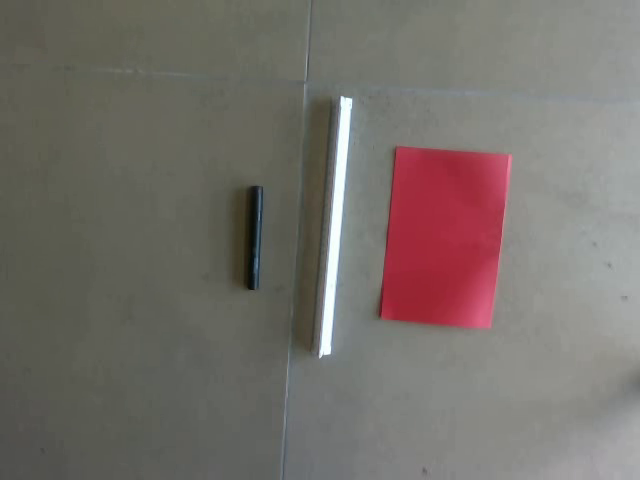
#> input picture frame 47 of Asignación Umbralización/2.mp4, 640 x 480 px, given in place of 2_codigo_amarillol.mp4, which was not available
$ python video_codigo_barras.py
#> lines starting #> are read from the running program, lines starting #| are printed output that depends on the picture; after the words box and inside, x2 and y2 are one past the last pixel; in counts of white or black regions, pixels touching at a corner belong together; pictures that were not available may be replaced by others from this repository, and a replacement may not be noted
import cv2 as cv
import numpy as np
from skimage.filters import threshold_multiotsu

video= cv.VideoCapture('videos/videos renombrar/2_codigo_amarillol.mp4')
frame_speed=33
ksize=(9,9)
while video.isOpened():
    ret, frame= video.read()
#> frame is the input picture: shape (480, 640, 3); mean B, G, R 106.1, 111.2, 117.5
    if ret:
        cv.imshow("Video", frame)
        frame_gris=cv.cvtColor(frame, cv.COLOR_BGR2GRAY)
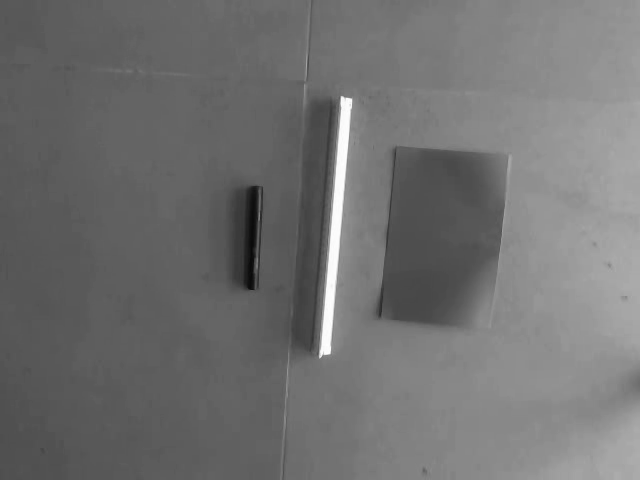
#> frame_gris: shape (480, 640); min 9, max 254, mean 112.5

        #cv.imshow("Video Gris", frame_gris)
        #detectando cuadro blanco en el espacio frame_gris[200:500, 100:900]
        img_cortada= frame_gris[220:450, 100:900]
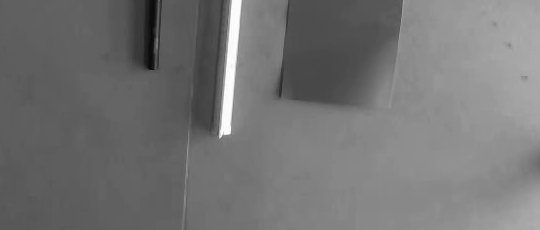
#> img_cortada: shape (230, 540); min 9, max 254, mean 115.6
        #cv.imshow("Imagen Cortada", img_cortada)
        #umbralización para detectar el código de barras
        img_umbralizada= threshold_multiotsu(img_cortada, classes=4)
#> img_umbralizada = [107, 138, 197]
        labels= np.digitize(img_cortada, bins=img_umbralizada)
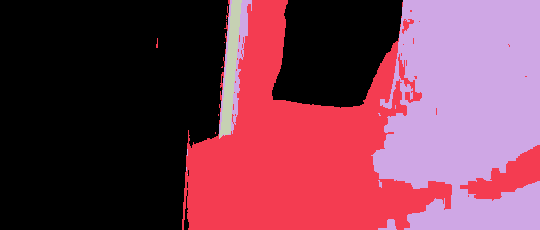
#> labels: shape (230, 540) int64; 4 distinct labels, from 0 to 3; one colour per label, 0 black
        cv.imshow("Imagen Umbralizada", labels.astype(np.uint8)*85)
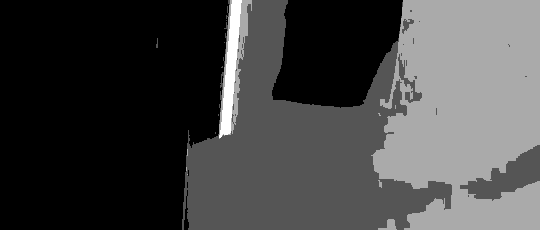
#> window 'Imagen Umbralizada': shape (230, 540); min 0, max 255, mean 67.6
        #unicamente capa de codigos de barras de multiotsu
        mascara_codigos= np.zeros(frame.shape[:2], dtype=np.uint8)

        #mascara_codigos[220:450, 100:900][ (labels == 1)] = 255
        mascara_codigos[220:450, 100:900][ (labels == 3)] = 255

        cv.imshow("Mascara Codigos", mascara_codigos)
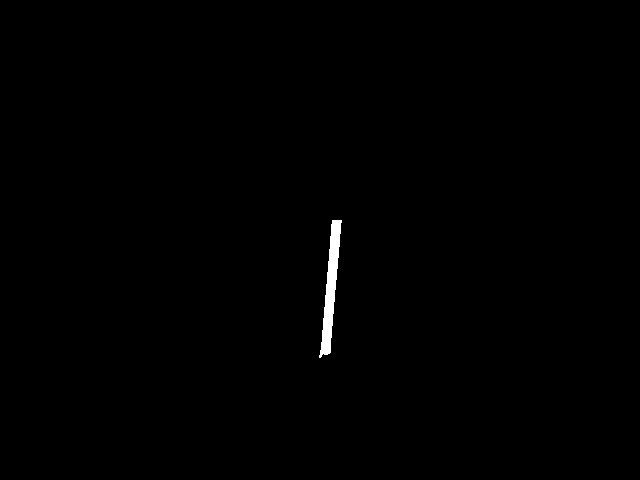
#> window 'Mascara Codigos': shape (480, 640); 0.43% white; 1 white region, box (x1, y1, x2, y2) and area: (319, 220, 342, 358) 1321
        mascara_temp_amarillo= np.zeros(frame.shape[:2], dtype=np.uint8)
        mascara_temp_amarillo[220:450, 100:900][ (labels == 2)] = 255
        #removiendo areas pequeñas de la mascara de amarillo
        mascara_temp_amarillo= cv.erode(mascara_temp_amarillo, np.ones((3,3), np.uint8), iterations=3)
        mascara_temp_amarillo = cv.dilate(mascara_temp_amarillo, np.ones((3,3), np.uint8), iterations=3)
        cv.imshow("Mascara Amarillo", mascara_temp_amarillo)
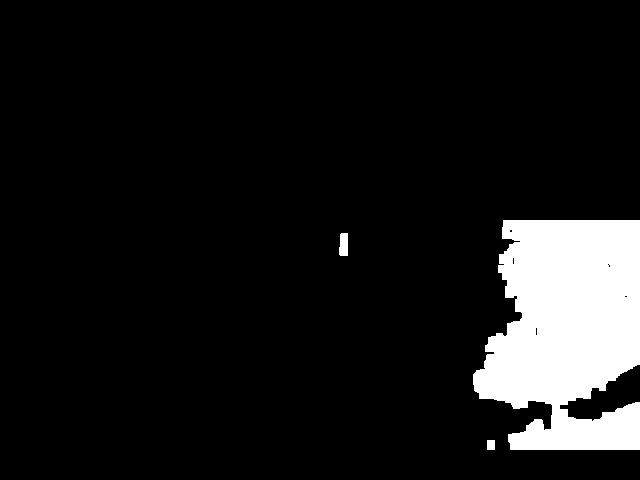
#> window 'Mascara Amarillo': shape (480, 640); 9.6% white; 3 white regions, box (x1, y1, x2, y2) and area: (473, 220, 640, 450) 29198, (339, 233, 348, 256) 191, (487, 440, 495, 450) 80
        #mascara_final= cv.bitwise_xor(mascara_codigos, mascara_temp_amarillo)
        #cv.imshow("Mascara Final", mascara_final)
        #blur en codigo de barras
        img_blur = cv.blur(mascara_codigos, ksize, cv.BORDER_DEFAULT)
        kernel= np.ones(ksize, np.float32)/(ksize[0]*ksize[1])
        img_blur = cv.filter2D(img_blur, -1, kernel)
        img_blur = cv.GaussianBlur(img_blur, ksize, 0)
        #cv.imshow("Imagen Blur", img_blur)
        frame_blur = cv.blur(frame, ksize, cv.BORDER_DEFAULT)
        frame_blur = cv.filter2D(frame_blur, -1, kernel)

        final= frame.copy()
        final[220:450, 100:900]=cv.bitwise_and(frame[220:450, 100:900], frame_blur[220:450, 100:900], mask=cv.bitwise_or(mascara_codigos[220:450, 100:900], mascara_temp_amarillo[220:450, 100:900]))
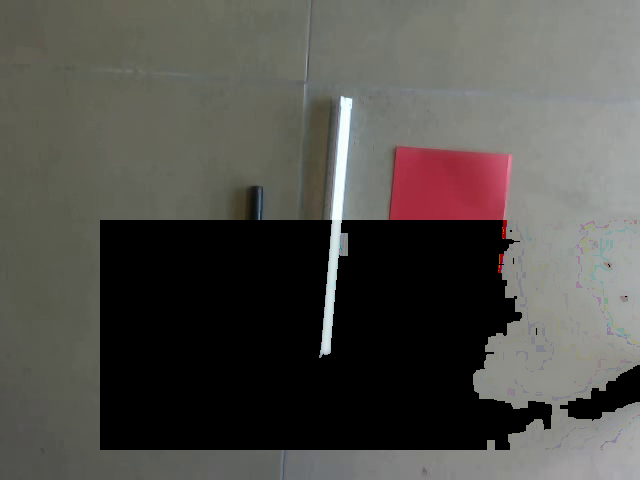
#> final: shape (480, 640, 3); mean B, G, R 76.4, 80.6, 82.8
        cv.imshow("Final", final)
        # [17 lines of commented-out code are left out]


    if not ret:
        break
    if cv.waitKey(1) & 0xFF == ord('q'):
#> (key q is pressed here)
        break

video.release()
cv.destroyAllWindows()

$ run again, starting later in the video
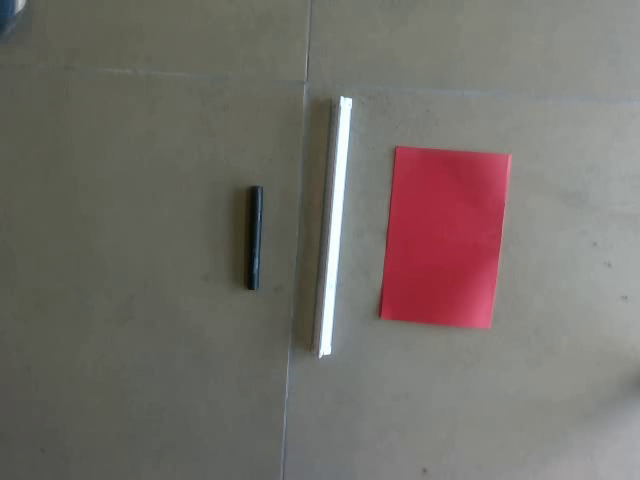
#> input picture frame 215 of Asignación Umbralización/2.mp4, 640 x 480 px, given in place of 2_codigo_amarillol.mp4, which was not available
#> frame is the input picture: shape (480, 640, 3); mean B, G, R 105.3, 110.2, 116.3
#> img_umbralizada = [108, 139, 198]
#> labels: shape (230, 540) int64; 4 distinct labels, from 0 to 3
#> `cv.imshow("Mascara Amarillo", mascara_temp_amarillo)`:
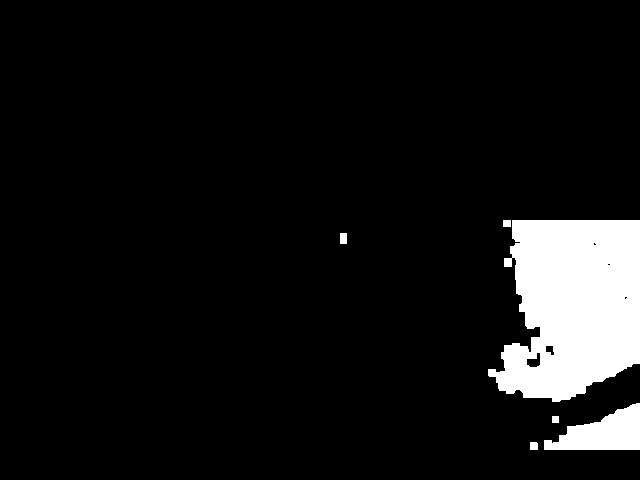
#> window 'Mascara Amarillo': shape (480, 640); 7.8% white; 6 white regions, box (x1, y1, x2, y2) and area: (488, 220, 640, 402) 21088, (544, 403, 640, 450) 2696, (340, 233, 347, 244) 77, (530, 442, 538, 450) 63, (503, 220, 511, 227) 56, (552, 416, 559, 423) 49
#> `final[220:450, 100:900]=cv.bitwise_and(frame[220:450, 100:900], frame_..`:
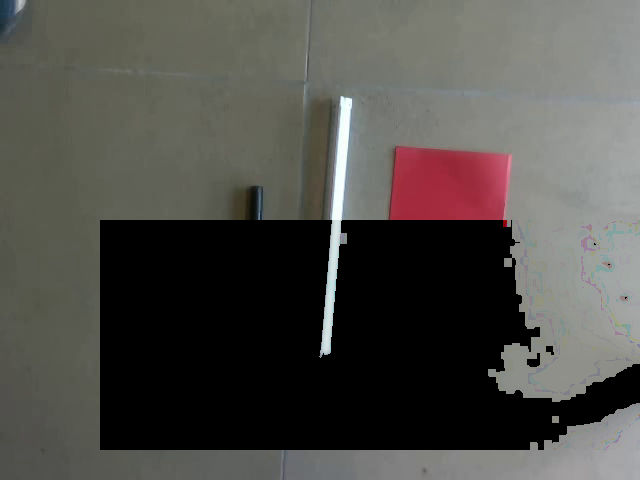
#> final: shape (480, 640, 3); mean B, G, R 73.5, 77.5, 79.5

$ run again, starting later in the video
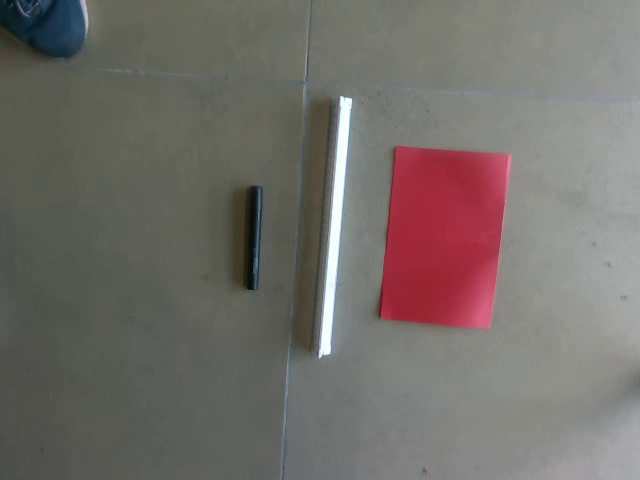
#> input picture frame 382 of Asignación Umbralización/2.mp4, 640 x 480 px, given in place of 2_codigo_amarillol.mp4, which was not available
#> frame is the input picture: shape (480, 640, 3); mean B, G, R 105.4, 109.5, 115
#> img_umbralizada = [104, 134, 195]
#> labels: shape (230, 540) int64; 4 distinct labels, from 0 to 3
#> `cv.imshow("Mascara Amarillo", mascara_temp_amarillo)`:
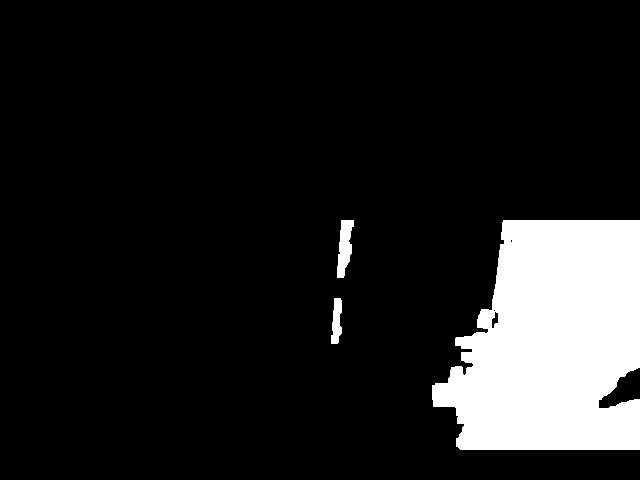
#> window 'Mascara Amarillo': shape (480, 640); 12.5% white; 3 white regions, box (x1, y1, x2, y2) and area: (432, 220, 640, 450) 37435, (337, 220, 354, 278) 635, (331, 298, 342, 344) 373
#> `final[220:450, 100:900]=cv.bitwise_and(frame[220:450, 100:900], frame_..`:
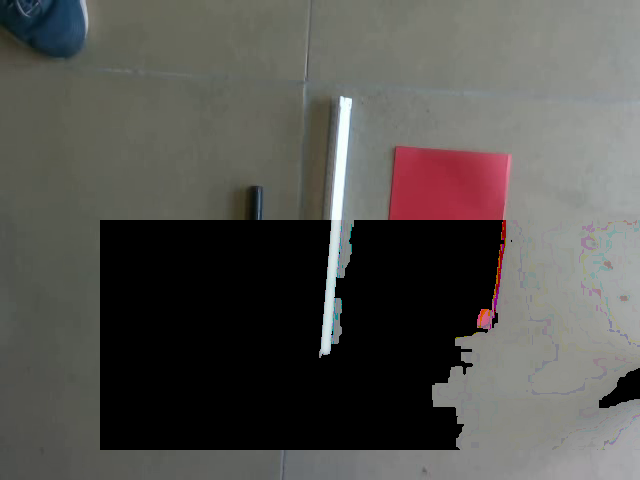
#> final: shape (480, 640, 3); mean B, G, R 79.6, 83.1, 84.8
